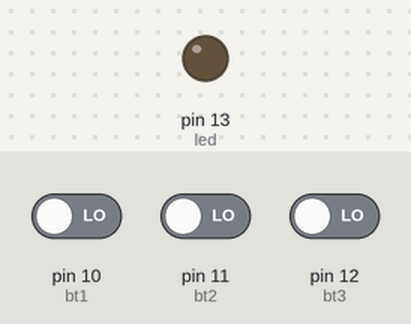
Bench run of a sketch on a simulated Arduino Uno, built with avr-gcc and run on an emulated ATmega328P. On the bench: output pins drawn as LEDs (lit = HIGH). Dashed ring = blinking. The test bench sets the inputs (shaded band); at power-on: pin 12 (bt3) LOW, pin 10 (bt1) LOW, pin 11 (bt2) LOW.

Above: at 1.2 s.
1.3 s: pin 12 (bt3) driven HIGH
At 2.2 s:
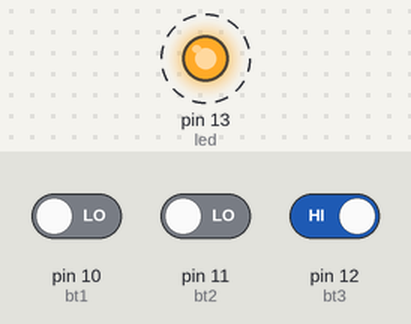
4.3 s: pin 10 (bt1) driven HIGH
At 4.9 s:
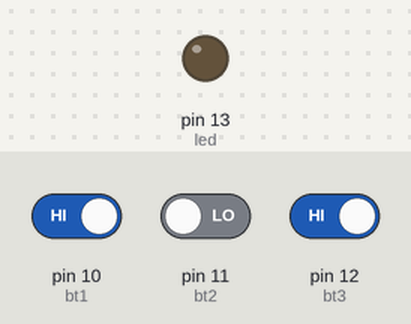
6.0 s: pin 10 (bt1) driven LOW
At 7.5 s:
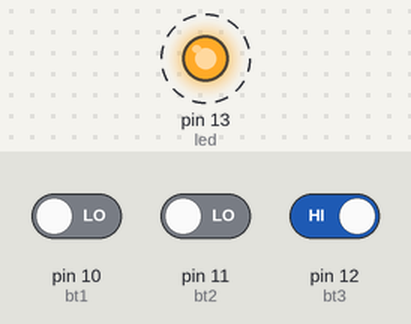
9.0 s: pin 11 (bt2) driven HIGH
At 10.4 s:
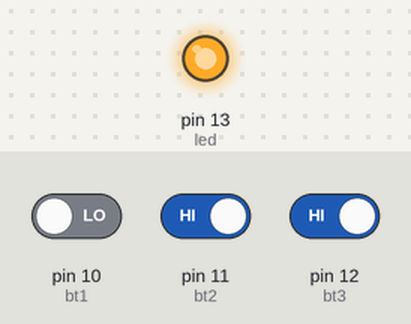
Timing chart, 0 to 11.9 s (numbered marks = the images above; inputs shaded):
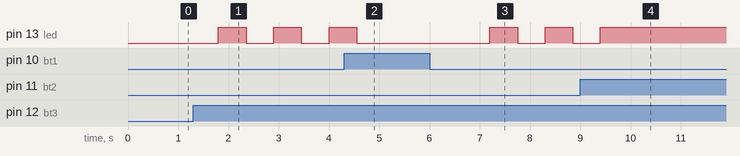

Measured:
- after the input at 1.3 s, pin 13 (led): alternates HIGH for 0.55 s and LOW for 0.55 s, starting after 0.50 s
- after the input at 4.3 s, pin 13 (led): goes on until 4.6 s, then stays LOW
- after the input at 6.0 s, pin 13 (led): alternates HIGH for 0.55 s and LOW for 0.55 s, starting after 1.2 s
- after the input at 9.0 s, pin 13 (led): goes on until 9.4 s, then stays HIGH

The sketch:

Buton.ino
```cpp
#define bt1 10
#define bt2 11
#define bt3 12
#define led 13
boolean x = 0;

void setup()
{
  pinMode (led, OUTPUT);
  pinMode (bt1, INPUT);
  pinMode (bt2, INPUT);
  pinMode (bt3, INPUT);
}

void loop()
{
  if (digitalRead(bt1) == 1)
  {
    x = 1;
    delay(500);
  }
  if (digitalRead(bt2) == 1)
  {
    x = 0;
    delay(500);
  }
  if (digitalRead(bt3) == 1)
  {
    x = !x;
    delay(500);
  }
  digitalWrite(led, x);
  delay(50);
}
```
